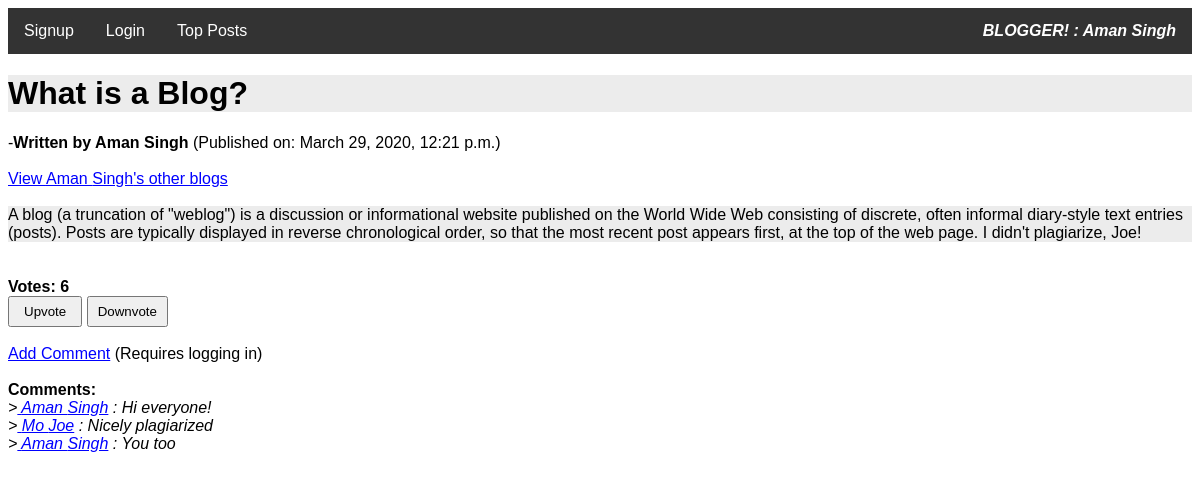
/blogs/accounts/6/blog/8/view/, run on the app's committed database.
### blogs/models.py (models this page shows, shortened)
class Blog(models.Model):
    user = models.ForeignKey(User, on_delete=models.CASCADE)
    blog_text = models.CharField(max_length=500)
    blog_title = models.CharField(max_length=40)
    datetime = models.DateTimeField(auto_now_add=True)
    votes = models.IntegerField(default=0)

class Comment(models.Model):
    commentor = models.ForeignKey(User, on_delete=models.CASCADE)
    blog = models.ForeignKey(Blog, on_delete=models.CASCADE)
    comment_text = models.CharField(max_length=100)

### blogs/views.py (the view)
# urls.py: path('accounts/<int:user_id>/blog/<int:blog_id>/view/', views.blog_view, name='blog_view'),
def blog_view(request, user_id, blog_id):
    user = User.objects.get(pk=user_id)
    blog = user.blog_set.get(pk=blog_id)
    if request.method == 'POST':
        if 'upvote' in request.POST:
            blog.votes += 1
            blog.save()
            return redirect(blog_view, user_id=user_id, blog_id=blog.id)
        elif 'downvote' in request.POST:
            blog.votes -= 1
            blog.save()
            return redirect(blog_view, user_id=user_id, blog_id=blog.id)
        else:
            return redirect(blog_view, user_id=user_id, blog_id=blog.id)
    else:
        return render(request, 'blogs/blog_view.html', {'blog': blog})

### blogs/templates/blogs/blog_view.html (shortened to what this page needs)
{% extends 'blogs/base.html' %}
{% block content %}
<h1 style="background-color:#ECECEC;">{{blog.blog_title}}</h1>
-<b>Written by {{blog.user.first_name}}  {{blog.user.last_name}}</b> (Published on: {{blog.datetime}})<br/>
<br/>
<a href="{%url 'dashboard_view' blog.user.id %}">View {{blog.user.first_name}}  {{blog.user.last_name}}'s other blogs</a>
<br/>
<br/>
<div style="background-color:#ECECEC;">
{{blog.blog_text}}
</div>
<br/>
<br/>
<b>Votes: {{blog.votes}}</b>
<form method="post">
<input type="submit" style="padding: 6px 14px" name="upvote" value="Upvote" />
<input type="submit" style="padding: 6px 9px" name="downvote" value="Downvote" />
</form>
<br>
<a href="{%url 'comment' blog.user.id blog.id%}">Add Comment</a>
(Requires logging in)
<br>
<br>
<b>Comments:</b><br>
{% for comments in blog.comment_set.all %}
    <i>
        ><a href="{%url 'dashboard_view' comments.commentor.id%}">
            {{comments.commentor.first_name}}    {{comments.commentor.last_name}}</a>
        :   {{comments.comment_text}}
    </i>
    <br>
{% endfor %}
{% endblock %}

### blogs/templates/blogs/base.html (shortened to what this page needs)
<!DOCTYPE html>
<html>
<head>
</head>
<body>
<div class="navbar">
  {% if user.is_authenticated %}
    <a href="{%url 'dashboard' user.id%}">Dashboard</a>
    <a href="{%url 'add' user.id%}">Add new Blog</a>
    <div class="dropdown">
        <button class="dropbtn">Top Posts
          <i class="fa fa-caret-down"></i>
        </button>
        <div class="dropdown-content">
            <a href="{%url 'trending' 1%}">Today</a>
            <a href="{%url 'trending' 7%}">This Week</a>
            <a href="{%url 'trending' 31%}">This Month</a>
            <a href="{%url 'trending' 365%}">This Year</a>
        </div>
    </div>
    <a style="float:right" href="{%url 'home' %}"><i><b>Blogger! : Aman Singh</b></i></a>
    <a style="float:right" href="{%url 'logout_view' %}">Logout</a>
  {% else %}
    <a href="{%url 'signup'%}">Signup</a>
    <a href="/blogs/login/">Login</a>
    <div class="dropdown">
        <button class="dropbtn">Top Posts
        </button>
    </div>
    <a style="float:right" href="{%url 'home' %}"><i><b>BLOGGER! : Aman Singh</b></i></a>
  {% endif %}
</div>
{% block content %}
{% endblock %}
</body>
</html>

### blogs/templates/blogs/base.html (style rules this page uses)
body { font-family: Arial, Helvetica, sans-serif; }
a { color: blue }
.navbar { overflow: hidden; background-color: #333; }
.navbar a { float: left; font-size: 16px; color: white; text-align: center; padding: 14px 16px; text-decoration: none; }
.dropdown { float: left; overflow: hidden; }
.dropdown .dropbtn { font-size: 16px; border: none; outline: none; color: white; padding: 14px 16px; background-color: inherit; font-family: inherit; margin: 0; }

### data on the page
Blog: blog_title "What is a Blog?", user.first_name "Aman", user.last_name "Singh", datetime "March 29, 2020, 12:21 p.m.", blog_text "A blog (a truncation of \"weblog\") is a discussion or informational website published on the World Wide Web consisting of discrete, often informal diary-style text entries (posts). Posts are typically displayed in reverse chronological order, so that the most recent post appears first, at the top of the web page. I didn't plagiarize, Joe!", votes "6"
Comment: commentor.first_name "Aman", commentor.last_name "Singh", comment_text "Hi everyone!"
Comment: commentor.first_name "Mo", commentor.last_name "Joe", comment_text "Nicely plagiarized"
Comment: commentor.first_name "Aman", commentor.last_name "Singh", comment_text "You too"
